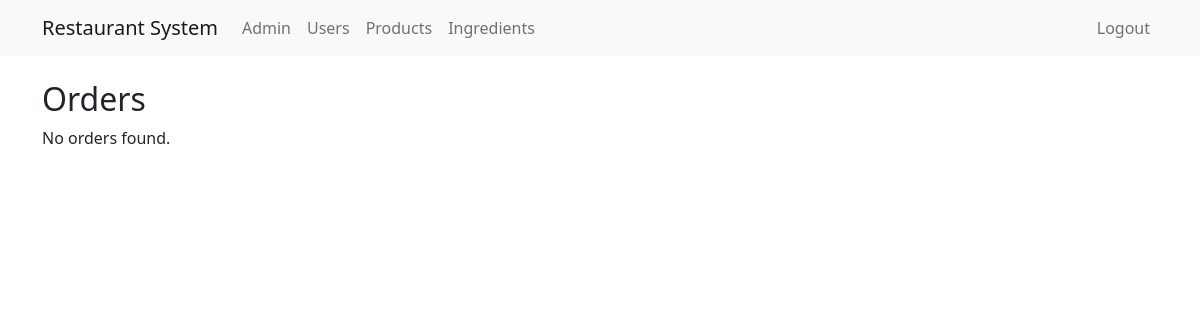
Page /orders/ (signed in) on the earlier database version.
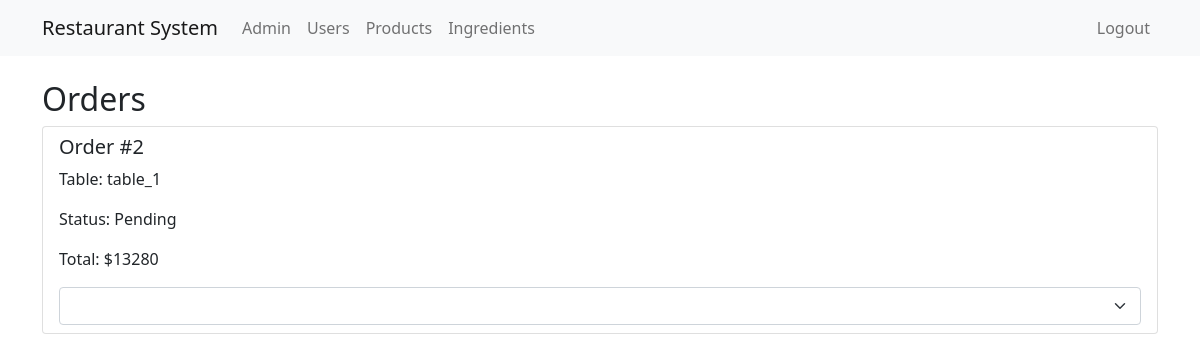
Same page on the later database version.
### core/models.py (models this page shows)
class Order(models.Model):
    STATUS_CHOICES = (
        ('waiting', 'Waiting'),
        ('pending', 'Pending'),
        ('processing', 'Processing'),
        ('ready', 'Ready'),
        ('cancelled', 'Cancelled'),
    )
    ORDER_TYPES = (
        ('offline', 'Offline'),
        ('online', "Online"),
    )
    PAYMENT_TYPES = (
        ('cash', 'Cash'),
        ('card', 'Card'),
        ('qr', 'QR'),
    )
    order_status = models.CharField(max_length=20, choices=STATUS_CHOICES, default='waiting')
    order_type = models.CharField(max_length=20, choices=ORDER_TYPES, default='offline')
    payment_type = models.CharField(max_length=20, choices=ORDER_TYPES, default='card')
    table = models.ForeignKey(User, on_delete=models.CASCADE, limit_choices_to={'role': 'table'})
    price = models.IntegerField(default=0)
    total_price = models.IntegerField(default=0)
    payment_id = models.CharField(max_length=100, blank=True)
    created_at = models.DateTimeField(auto_now_add=True)

class User(AbstractUser):
    ROLES = (
        ('admin', 'Administrator'),
        ('manager', 'Manager'),
        ('table', 'Table'),
        ('other', 'Other'),
    )
    nickname = models.CharField(max_length=50, blank=True, default="")
    role = models.CharField(max_length=10, choices=ROLES, default='other')

### core/views.py (the view)
# urls.py: path('orders/', orders, name='orders'),
@login_required
def orders(request):
    if request.user.role not in ['admin', 'manager']:
        return redirect('home')
    orders = Order.objects.all().order_by('-created_at')
    return render(request, 'orders.html', {'orders': orders})

### core/templates/orders.html (shortened to what this page needs)
{% extends 'base.html' %}
{% block content %}
    <h2>Orders</h2>
    {% if orders %}
        <ul class="list-group">
            {% for order in orders %}
                <li class="list-group-item">
                    <h5>Order #{{ order.id }}</h5>
                    <p>Table: {{ order.table.username }}</p>
                    <p>Status: {{ order.get_order_status_display }}</p>
                    <p>Total: ${{ order.total_price }}</p>
                    <select class="form-select status-select" data-order-id="{{ order.id }}">
                    </select>
                </li>
            {% endfor %}
        </ul>
    {% else %}
        <p>No orders found.</p>
    {% endif %}
{% endblock %}

### core/templates/base.html (shortened to what this page needs)
<!DOCTYPE html>
<html lang="en">
<head>
    {% load static %}
    <link href="https://cdn.jsdelivr.net/npm/bootstrap@5.1.3/dist/css/bootstrap.min.css" rel="stylesheet">
</head>
<body>
<nav class="navbar navbar-expand-lg navbar-light bg-light">
    <div class="container">
        <a class="navbar-brand" href="{% url 'home' %}">Restaurant System</a>
        <div class="collapse navbar-collapse" id="navbarNav">
            <ul class="navbar-nav me-auto">
                {% if user.is_authenticated %}
                    {% if user.role == 'manager' %}
                        <li class="nav-item">
                            <a class="nav-link" href="{% url 'orders' %}">Orders</a>
                        </li>
                        <li class="nav-item">
                            <a class="nav-link" href="{% url 'product_management' %}">Products</a>
                        </li>
                    {% elif user.role == 'admin' %}
                        <li class="nav-item">
                            <a class="nav-link" href="{% url 'admin:index' %}">Admin</a>
                        </li>
                        <li class="nav-item">
                            <a class="nav-link" href="{% url 'user_management' %}">Users</a>
                        </li>
                        <li class="nav-item">
                            <a class="nav-link" href="{% url 'product_management' %}">Products</a>
                        </li>
                        <li class="nav-item">
                            <a class="nav-link" href="{% url 'ingredient_management' %}">Ingredients</a>
                        </li>
                    {% endif %}
                {% endif %}
            </ul>
            <ul class="navbar-nav">
                {% if user.is_authenticated %}
                    <li class="nav-item">
                        <span class="nav-link">{{ user.nickname }}</span>
                    </li>
                    {% if user.role == 'manager' or user.role == "admin" %}
                        <li class="nav-item">
                            <a class="nav-link" href="{% url 'logout' %}">Logout</a>
                        </li>
                    {% endif %}
                {% else %}
                    <li class="nav-item">
                        <a class="nav-link" href="{% url 'login' %}">Login</a>
                    </li>
                {% endif %}
            </ul>
        </div>
    </div>
</nav>
<div class="container mt-4">
    {% block content %}
    {% endblock %}
</div>
</body>
</html>

Differences in the rows shown:
added Order: id "2", table.username "table_1", order_status "Pending", total_price "13280"
Other differences:
text no longer shown: "No orders found."
